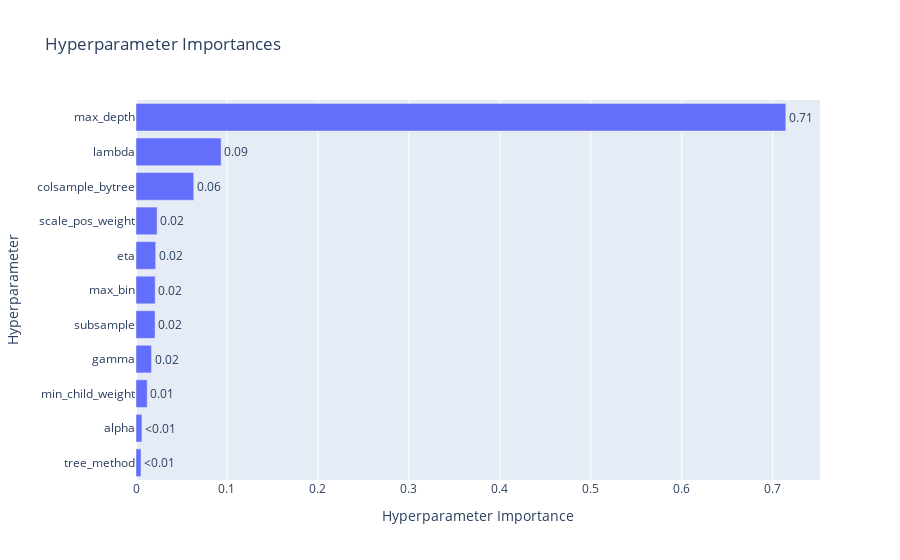

The code cell stored with this chart in its notebook:
### Code cell
optuna.visualization.plot_param_importances(study)

### Figure 1 — Plotly figure (JSON) as saved in the notebook; plotly's stock layout.template omitted (floating-point values rounded to 4 significant figures)
{"data": [{"cliponaxis": false, "hovertemplate": ["tree_method (CategoricalDistribution): 0.005530500168318605<extra></extra>", "alpha (FloatDistribution): 0.006517980927185452<extra></extra>", "min_child_weight (IntDistribution): 0.01234519111458773<extra></extra>", "gamma (FloatDistribution): 0.01706739975113664<extra></extra>", "subsample (FloatDistribution): 0.020986073954751105<extra></extra>", "max_bin (IntDistribution): 0.021118178418308434<extra></extra>", "eta (FloatDistribution): 0.02168270382240955<extra></extra>", "scale_pos_weight (FloatDistribution): 0.02319522689840597<extra></extra>", "colsample_bytree (FloatDistribution): 0.06348509064818117<extra></extra>", "lambda (FloatDistribution): 0.0936203669286015<extra></extra>", "max_depth (IntDistribution): 0.7144512873681137<extra></extra>"], "name": "Objective Value", "orientation": "h", "text": ["<0.01", "<0.01", "0.01", "0.02", "0.02", "0.02", "0.02", "0.02", "0.06", "0.09", "0.71"], "textposition": "outside", "type": "bar", "x": [0.005531, 0.006518, 0.01235, 0.01707, 0.02099, 0.02112, 0.02168, 0.0232, 0.06349, 0.09362, 0.7145], "y": ["tree_method", "alpha", "min_child_weight", "gamma", "subsample", "max_bin", "eta", "scale_pos_weight", "colsample_bytree", "lambda", "max_depth"]}], "layout": {"title": {"text": "Hyperparameter Importances"}, "xaxis": {"title": {"text": "Hyperparameter Importance"}}, "yaxis": {"title": {"text": "Hyperparameter"}}}}
